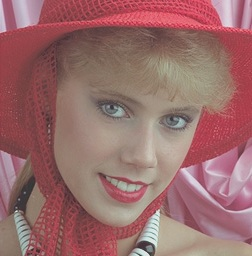
#> input picture Image1.jpg, 252 x 256 px, found by its file name
$ python anuja_sharma_17.py
#> lines starting #> are read from the running program, lines starting #| are printed output that depends on the picture
# -*- coding: utf-8 -*-
"""
Created on Tue Nov 20 14:52:33 2018

@author: sharm
"""

from PIL import Image, ImageOps
img= Image.open("C:/Users/sharm/Downloads/test/Image1.jpg")
#> img is the input picture: PIL image 252x256 RGB; mean R, G, B 153.5, 107.6, 107

img_name=input("enter image name")
#> the answer given: Image1.jpg
img.save(img_name +".jpg")

new_img=Image.open(img_name +".jpg")

#rotate 90degree
new_img.rotate(90).save(img_name +".jpg")
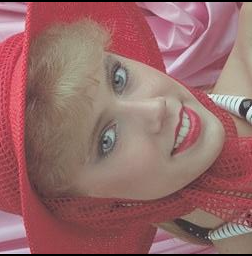
#> saved as Image1.jpg.jpg: PIL image 252x256 RGB; mean R, G, B 150.9, 105.8, 105.2

#create thumbnail
new_img.thumbnail((75,75))
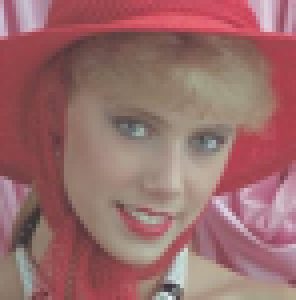
#> new_img: PIL image 74x75 RGB (shown 4 times larger); mean R, G, B 153.6, 107.6, 107
new_img.save(img_name +".jpg")


#crop image
ImageOps.fit(new_img,(160,204), centering=(0.5,0.5)).save(img_name +".jpg")
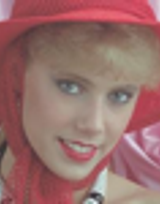
#> saved as Image1.jpg.jpg: PIL image 160x204 RGB; mean R, G, B 152.3, 109.4, 106.6


#greyscale
new_img.convert('L').save(img_name +".jpg")
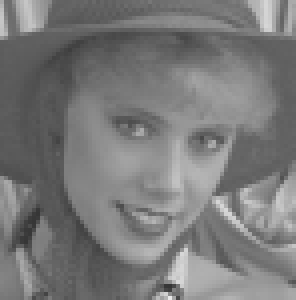
#> saved as Image1.jpg.jpg: PIL image 74x75 L (shown 4 times larger); min 54, max 234, mean 121.3
#alternate way
from PIL.ImageOps import grayscale
grayscale(new_img).save(img_name +".jpg")

print(img_name +".jpg")
#new_img.show()
